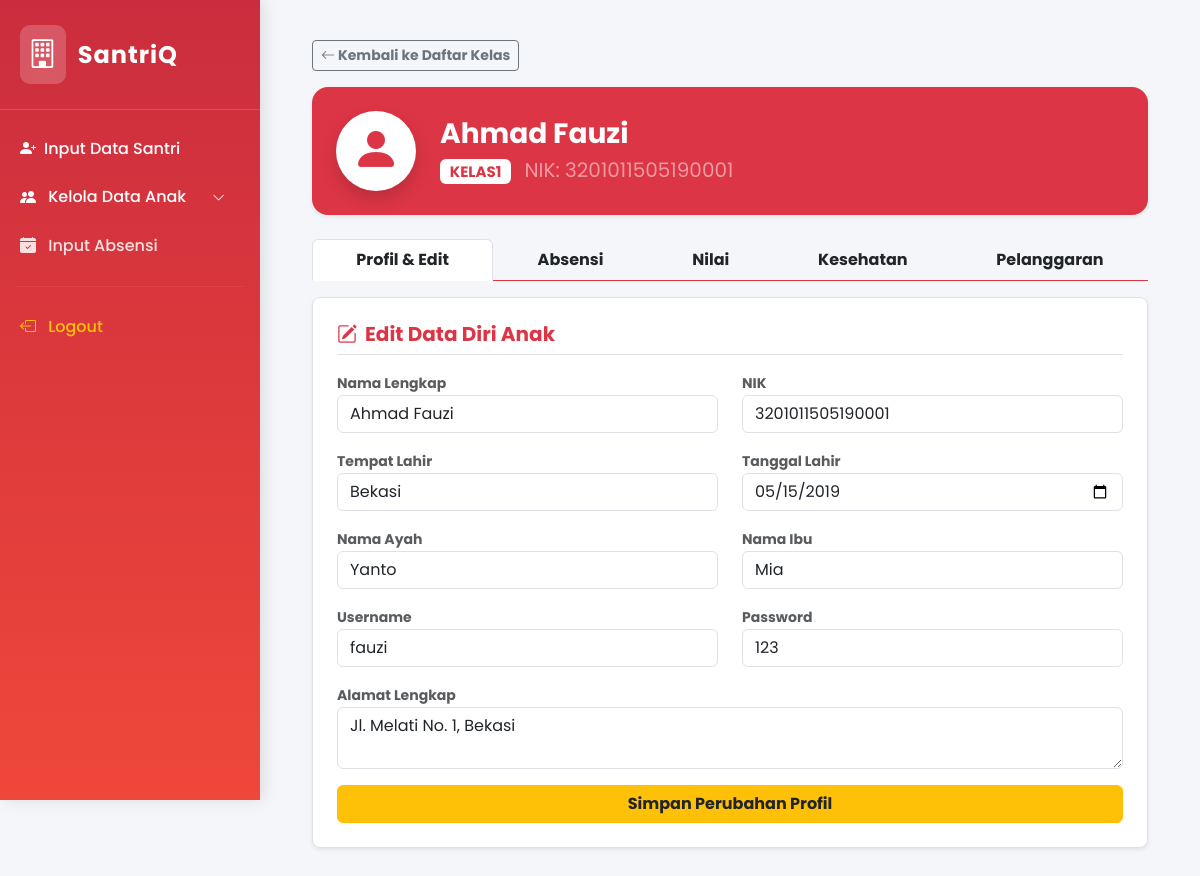
The app's page /detail_santri.php?id=16&kelas=kelas1 (signed in) with its own data.
### tables this page shows
CREATE TABLE `kelas1` (
  `id` int(11) NOT NULL,
  `nama` varchar(100) DEFAULT NULL,
  `no_kk` varchar(50) DEFAULT NULL,
  `nik` varchar(50) DEFAULT NULL,
  `tempat_lahir` varchar(100) DEFAULT NULL,
  `tanggal_lahir` date DEFAULT NULL,
  `jenis_kelamin` varchar(1) DEFAULT NULL,
  `nama_ayah` varchar(100) DEFAULT NULL,
  `pekerjaan_ayah` varchar(100) DEFAULT NULL,
  `nama_ibu` varchar(100) DEFAULT NULL,
  `pekerjaan_ibu` varchar(100) DEFAULT NULL,
  `no_hp_keluarga` varchar(20) DEFAULT NULL,
  `alamat_lengkap` text DEFAULT NULL,
  `status_anak` varchar(50) DEFAULT NULL,
  `usia` int(11) DEFAULT NULL,
  `username` varchar(50) NOT NULL,
  `password` varchar(255) NOT NULL
);

### htdocs/detail_santri.php (the view, shortened to what this page needs)
<?php
include 'header.php';
$id_santri = (int)$_GET['id'];
$kelas = $conn->real_escape_string($_GET['kelas']);
$query_profil = $conn->query("SELECT * FROM $kelas WHERE id = $id_santri");
$profil = $query_profil->fetch_assoc();
?>
<div class="container-fluid mb-4">
    <a href="<?= $kelas ?>.php" class="btn btn-outline-secondary btn-sm fw-bold mb-3">
        <i class="bi bi-arrow-left"></i> Kembali ke Daftar Kelas
    </a>
    <div class="card bg-danger text-white border-0 shadow-sm mb-4 rounded-4">
        <div class="card-body p-4 d-flex align-items-center gap-4">
            <div class="bg-white rounded-circle d-flex align-items-center justify-content-center shadow" style="width: 80px; height: 80px;">
                <i class="bi bi-person-fill text-danger" style="font-size: 3rem;"></i>
            </div>
            <div>
                <h3 class="fw-bold mb-1"><?= htmlspecialchars($profil['nama']) ?></h3>
                <p class="mb-0 text-white-50 fs-5">
                    <span class="badge bg-white text-danger me-2"><?= strtoupper($kelas) ?></span>
                    NIK: <?= htmlspecialchars($profil['nik'] ?? '-') ?>
                </p>
            </div>
        </div>
    </div>
   <ul class="nav nav-tabs nav-fill mb-3 border-danger" id="santriTabs" role="tablist">
        <li class="nav-item" role="presentation">
            <button class="nav-link active text-dark fw-bold" data-bs-toggle="tab" data-toggle="tab" data-bs-target="#tab-profil" data-target="#tab-profil" type="button" role="tab">Profil & Edit</button>
        </li>
        <li class="nav-item" role="presentation">
            <button class="nav-link text-dark fw-bold" data-bs-toggle="tab" data-toggle="tab" data-bs-target="#tab-absen" data-target="#tab-absen" type="button" role="tab">Absensi</button>
        </li>
        <li class="nav-item" role="presentation">
            <button class="nav-link text-dark fw-bold" data-bs-toggle="tab" data-toggle="tab" data-bs-target="#tab-nilai" data-target="#tab-nilai" type="button" role="tab">Nilai</button>
        </li>
        <li class="nav-item" role="presentation">
            <button class="nav-link text-dark fw-bold" data-bs-toggle="tab" data-toggle="tab" data-bs-target="#tab-sehat" data-target="#tab-sehat" type="button" role="tab">Kesehatan</button>
        </li>
        <li class="nav-item" role="presentation">
            <button class="nav-link text-dark fw-bold" data-bs-toggle="tab" data-toggle="tab" data-bs-target="#tab-pelanggaran" data-target="#tab-pelanggaran" type="button" role="tab">Pelanggaran</button>
        </li>
    </ul>
    <div class="tab-content bg-white p-4 border rounded-3 shadow-sm mb-5">
        <div class="tab-pane fade show active" id="tab-profil">
            <h5 class="fw-bold border-bottom pb-2 text-danger"><i class="bi bi-pencil-square me-2"></i>Edit Data Diri Anak</h5>
            <form method="POST" action="">
                <div class="row mt-3">
                    <div class="col-md-6 mb-3">
                        <label class="fw-bold small text-muted">Nama Lengkap</label>
                        <input type="text" name="nama" class="form-control" value="<?= htmlspecialchars($profil['nama'] ?? '') ?>" required>
                    </div>
                    <div class="col-md-6 mb-3">
                        <label class="fw-bold small text-muted">NIK</label>
                        <input type="text" name="nik" class="form-control" value="<?= htmlspecialchars($profil['nik'] ?? '') ?>">
                    </div>
                    <div class="col-md-6 mb-3">
                        <label class="fw-bold small text-muted">Tempat Lahir</label>
                        <input type="text" name="tempat_lahir" class="form-control" value="<?= htmlspecialchars($profil['tempat_lahir'] ?? '') ?>">
                    </div>
                    <div class="col-md-6 mb-3">
                        <label class="fw-bold small text-muted">Tanggal Lahir</label>
                        <input type="date" name="tanggal_lahir" class="form-control" value="<?= htmlspecialchars($profil['tanggal_lahir'] ?? '') ?>">
                    </div>
                    <div class="col-md-6 mb-3">
                        <label class="fw-bold small text-muted">Nama Ayah</label>
                        <input type="text" name="nama_ayah" class="form-control" value="<?= htmlspecialchars($profil['nama_ayah'] ?? '') ?>">
                    </div>
                    <div class="col-md-6 mb-3">
                        <label class="fw-bold small text-muted">Nama Ibu</label>
                        <input type="text" name="nama_ibu" class="form-control" value="<?= htmlspecialchars($profil['nama_ibu'] ?? '') ?>">
                    </div>
                    <div class="col-md-6 mb-3">
                        <label class="fw-bold small text-muted">Username</label>
                        <input type="text" name="username" class="form-control" value="<?= htmlspecialchars($profil['username'] ?? '') ?>">
                    </div>
                    <div class="col-md-6 mb-3">
                        <label class="fw-bold small text-muted">Password</label>
                        <input type="text" name="password" class="form-control" value="<?= htmlspecialchars($profil['password'] ?? '') ?>">
                    </div>
                    <div class="col-12 mb-3">
                        <label class="fw-bold small text-muted">Alamat Lengkap</label>
                        <textarea name="alamat_lengkap" class="form-control" rows="2"><?= htmlspecialchars($profil['alamat_lengkap'] ?? '') ?></textarea>
                    </div>
                    <div class="col-12">
                        <button type="submit" name="update_profil" class="btn btn-warning fw-bold text-dark w-100">Simpan Perubahan Profil</button>
                    </div>
                </div>
            </form>
        </div>
    </div>
</div>
<?php include 'footer.php'; ?>

### htdocs/header.php (style rules this page uses)
body { font-family: 'Poppins', sans-serif; background-color: #f4f6f9; margin: 0; overflow-x: hidden; color: #333; }

### records on screen
kelas1: nama "Ahmad Fauzi", nik "3201011505190001", tempat_lahir "Bekasi", tanggal_lahir "05/15/2019", nama_ayah "Yanto", nama_ibu "Mia", username "fauzi", password "123", alamat_lengkap "Jl. Melati No. 1, Bekasi"

### other values on screen
$kelas "KELAS1"
